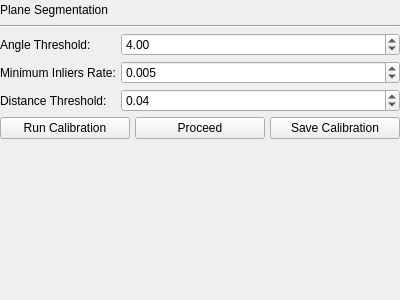
<?xml version="1.0" encoding="UTF-8"?>
<ui version="4.0">
 <class>CPlaneMatchingConfig</class>
 <widget class="QWidget" name="CPlaneMatchingConfig">
  <property name="geometry">
   <rect>
    <x>0</x>
    <y>0</y>
    <width>400</width>
    <height>300</height>
   </rect>
  </property>
  <property name="windowTitle">
   <string>Form</string>
  </property>
  <layout class="QVBoxLayout" name="verticalLayout">
   <property name="spacing">
    <number>5</number>
   </property>
   <property name="leftMargin">
    <number>0</number>
   </property>
   <property name="topMargin">
    <number>0</number>
   </property>
   <property name="rightMargin">
    <number>0</number>
   </property>
   <property name="bottomMargin">
    <number>0</number>
   </property>
   <item>
    <layout class="QHBoxLayout" name="segment_group_label">
     <item>
      <widget class="QLabel" name="segment_label">
       <property name="text">
        <string>Plane Segmentation</string>
       </property>
       <property name="textFormat">
        <enum>Qt::PlainText</enum>
       </property>
      </widget>
     </item>
     <item>
      <spacer name="segment_group_spacer">
       <property name="orientation">
        <enum>Qt::Horizontal</enum>
       </property>
       <property name="sizeHint" stdset="0">
        <size>
         <width>40</width>
         <height>20</height>
        </size>
       </property>
      </spacer>
     </item>
    </layout>
   </item>
   <item>
    <widget class="Line" name="line">
     <property name="orientation">
      <enum>Qt::Horizontal</enum>
     </property>
    </widget>
   </item>
   <item>
    <layout class="QFormLayout" name="segment_form">
     <item row="0" column="0">
      <widget class="QLabel" name="angle_threshold_label">
       <property name="text">
        <string>Angle Threshold:</string>
       </property>
      </widget>
     </item>
     <item row="0" column="1">
      <widget class="QDoubleSpinBox" name="angle_threshold_sbox">
       <property name="sizePolicy">
        <sizepolicy hsizetype="Preferred" vsizetype="Fixed">
         <horstretch>0</horstretch>
         <verstretch>0</verstretch>
        </sizepolicy>
       </property>
       <property name="value">
        <double>4.000000000000000</double>
       </property>
      </widget>
     </item>
     <item row="1" column="0">
      <widget class="QLabel" name="minimum_inliers_label">
       <property name="text">
        <string>Minimum Inliers Rate:</string>
       </property>
      </widget>
     </item>
     <item row="1" column="1">
      <widget class="QDoubleSpinBox" name="minimum_threshold_sbox">
       <property name="sizePolicy">
        <sizepolicy hsizetype="Preferred" vsizetype="Fixed">
         <horstretch>0</horstretch>
         <verstretch>0</verstretch>
        </sizepolicy>
       </property>
       <property name="decimals">
        <number>3</number>
       </property>
       <property name="singleStep">
        <double>0.010000000000000</double>
       </property>
       <property name="value">
        <double>0.005000000000000</double>
       </property>
      </widget>
     </item>
     <item row="2" column="0">
      <widget class="QLabel" name="distance_threshold_label">
       <property name="text">
        <string>Distance Threshold:</string>
       </property>
      </widget>
     </item>
     <item row="2" column="1">
      <widget class="QDoubleSpinBox" name="distance_threshold_sbox">
       <property name="sizePolicy">
        <sizepolicy hsizetype="Preferred" vsizetype="Fixed">
         <horstretch>0</horstretch>
         <verstretch>0</verstretch>
        </sizepolicy>
       </property>
       <property name="singleStep">
        <double>0.010000000000000</double>
       </property>
       <property name="value">
        <double>0.040000000000000</double>
       </property>
      </widget>
     </item>
    </layout>
   </item>
   <item>
    <layout class="QHBoxLayout" name="plane_config_button_groups">
     <item>
      <widget class="QPushButton" name="run_calib_button">
       <property name="text">
        <string>Run Calibration</string>
       </property>
      </widget>
     </item>
     <item>
      <widget class="QPushButton" name="proceed_calib_button">
       <property name="text">
        <string>Proceed</string>
       </property>
      </widget>
     </item>
     <item>
      <widget class="QPushButton" name="save_calib_button">
       <property name="text">
        <string>Save Calibration</string>
       </property>
      </widget>
     </item>
    </layout>
   </item>
   <item>
    <spacer name="plane_config_spacer">
     <property name="orientation">
      <enum>Qt::Vertical</enum>
     </property>
     <property name="sizeHint" stdset="0">
      <size>
       <width>20</width>
       <height>40</height>
      </size>
     </property>
    </spacer>
   </item>
  </layout>
 </widget>
 <resources/>
 <connections/>
</ui>
